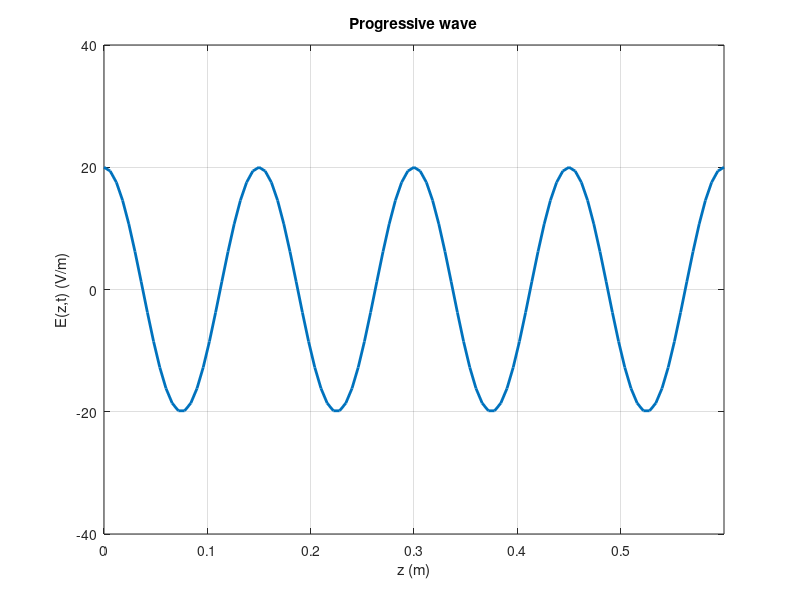
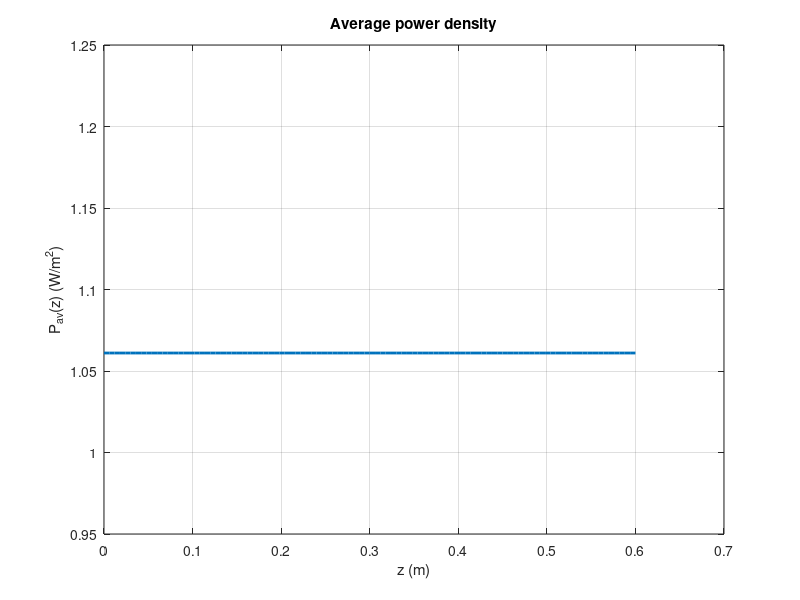

Here is the MATLAB script that generated these plots, in order:
%	M-File: wave2
%
%	This program shows a progressive wave 
%
%	Variables:
%	A			Initial amplitude
%	f           frequency (Hz)
%   omega       angular frequency (rad/s)
%   t           time instant (s)
%	ep_r        relative permittivity of the medium
%	phi         phase (degrees)
%	phir        phase (radians)
%	c           wave speed (m/s)
%	lambda      wavelength (m)
%	beta        constant phase (1/m)
%	E           electric field function E(z,t)
%	z           position (m)

clc   % clear the command window
clear % removes all variables from the workspace

%	Initialize the variables
A=20;
f=1e9;
t=0;
ep_r=4;
phi=0;
mu0=4*pi*1e-7;
ep0=1e-9/36/pi;

%   Previous calculations
sigma = 0;
phir=phi*pi/180;
c=3e8/sqrt(ep_r);
lambda=c/f;
beta=2*pi/lambda;
omega=2*pi*f;
Z=sqrt(1j*omega*mu0/(sigma+1j*omega*ep_r*ep0));

%	Performs the calculation of E(z,t)
z=0:4*lambda/100:4*lambda;
E=A*cos(omega*t-beta*z+phir);

%	Generates initial graphic (figure plot)
plot(z,E,'LineWidth',2)
axis([0 4*lambda -2*A 2*A])
% Sets scaling for the x- and y-axes on the current plot,
% axis([xmin xmax ymin ymax])
grid
xlabel('z (m)')
ylabel('E(z,t) (V/m)')
pause

%	Calculate and draw in a loop every moment to see the movement
t=0:1/(40*f):10/f;
for n=1:length(t);
	E=A*cos(omega*t(n)-beta*z+phir);
	plot(z,E,'LineWidth',2)
	axis([0 4*lambda -2*A  2*A])
	grid
	title('Progressive wave');
    xlabel('z (m)')
    ylabel('E(z,t) (V/m)')
	M(:,1)=getframe;	
end


%	Average power density
Pav=(A^2*cos(angle(Z))/2/abs(Z)).*ones(1,length(z));
figure();
plot(z,Pav,'LineWidth',2)
grid
title('Average power density');
xlabel('z (m)');
ylabel('P_{av}(z) (W/m^2)');

